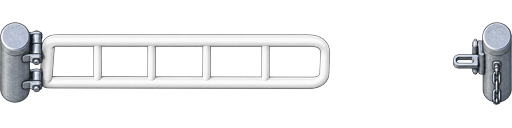
#> input picture tools/fence-art/gate_open_v2.png, 512 x 128 px
$ python fence-sprites.py
#> lines starting #> are read from the running program, lines starting #| are printed output that depends on the picture; after the words box and inside, x2 and y2 are one past the last pixel; in counts of white or black regions, pixels touching at a corner belong together
#!/usr/bin/env python3
"""Pipe swing gates: tools/fence-art/gate_open_v2.png -> public/sprites/fence/ (hinge post, latch
post, and the leaf painted per gate color). Posts are one darker neutral steel; every piece
gets the game's dark toy outline. The lease itself is bermed, not fenced (ART_BIBLE 3):
the berm is drawn in code (src/ui/berm.ts), so there are no rail or corner pieces any more.
Run: python3 tools/fence-sprites.py"""
import os
from PIL import Image, ImageChops, ImageFilter

HERE = os.path.dirname(os.path.abspath(__file__))
SRC = os.path.join(HERE, 'fence-art')
OUT = os.path.join(HERE, '..', 'public', 'sprites', 'fence')
COLORS = {  # kept in sync with :root in style.css
    'red': (0xFF, 0x47, 0x47), 'blue': (0x2F, 0x8B, 0xFF), 'yellow': (0xFF, 0xD2, 0x1F),
    'green': (0x22, 0xC5, 0x5E), 'orange': (0xFF, 0x8A, 0x00), 'purple': (0xA5, 0x5C, 0xFF),
}


OUTLINE = (0x2A, 0x1A, 0x0C)
STEEL = (0x6C, 0x73, 0x7E)  # one darker neutral tone for the hinge and latch posts
PAD = 5  # room round each piece for its outline, source px


def outlined(img: Image.Image) -> Image.Image:
    """The piece with the game's dark toy outline round it (like the trucks), drawn at 3x and
    scaled back so the edge is clean."""
    k = 3
    big = Image.new('RGBA', ((img.width + PAD * 2) * k, (img.height + PAD * 2) * k), (0, 0, 0, 0))
    big.paste(img.resize((img.width * k, img.height * k), Image.Resampling.LANCZOS), (PAD * k, PAD * k))
    solid = big.getchannel('A').point(lambda v: 255 if v > 110 else 0)
    r = 3 * k
    ring = solid.filter(ImageFilter.MaxFilter(r * 2 + 1)).filter(ImageFilter.GaussianBlur(k * 0.4)).point(lambda v: max(0, min(255, (v - 96) * 4)))
    out = Image.new('RGBA', big.size, OUTLINE + (0,))
    out.putalpha(ring)
    out.alpha_composite(big)
    return out.resize((img.width + PAD * 2, img.height + PAD * 2), Image.Resampling.LANCZOS)


def steel(img: Image.Image) -> Image.Image:
    """Posts in one darker neutral steel: the art's light and shade kept, but pulled most of the way
    to a single tone so the hardware sits back and the gate's color reads first."""
    shaded = ImageChops.multiply(img.convert('RGB'), Image.new('RGB', img.size, (150, 156, 168)))
    flat = Image.blend(shaded, Image.new('RGB', img.size, STEEL), 0.55).convert('RGBA')
    flat.putalpha(img.getchannel('A'))
    return flat


def main() -> None:
    os.makedirs(OUT, exist_ok=True)
    # Gate (gate_open_v2): hinge post with its hinges, the leaf (plain white frame, painted per gate
    # color here, same colors as the trucks), and the latch post with its chain.
    gate = Image.open(os.path.join(SRC, 'gate_open_v2.png')).convert('RGBA')
#> gate is the input picture: PIL image 512x128 RGBA; mean R, G, B, A 39.8, 40.4, 41.2, 53.7
    outlined(steel(gate.crop((0, 22, 44, 103)))).save(os.path.join(OUT, 'gate-hinge.webp'), 'WEBP', quality=90, method=6)
#> in steel, `flat.putalpha(img.getchannel('A'))`:
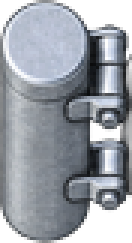
#> img: PIL image 44x81 RGBA (shown 3 times larger); mean R, G, B, A 111, 116.2, 123.9, 207.2; transparent parts drawn white
#> in outlined, `k = 3`: k = 3
#> in outlined, `big = Image.new('RGBA', ((img.width + PAD * 2) * k, (img.height + PAD ..`: big: PIL image 162x273 RGBA; every value is 0
#> in outlined, `big.paste(img.resize((img.width * k, img.height * k), Image.Resampling..`:
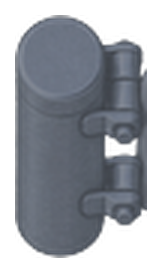
#> big: PIL image 162x273 RGBA; mean R, G, B, A 58.6, 62.9, 70.4, 150.2; transparent parts drawn white
#> in outlined, `solid = big.getchannel('A').point(lambda v: 255 if v > 110 else 0)`:
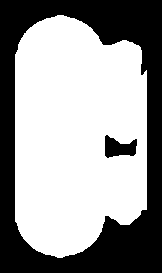
#> solid: PIL image 162x273 L; 60.5% white; 2 black regions, box (x1, y1, x2, y2) and area: (0, 0, 162, 273) 16992, (105, 135, 137, 158) 476
#> in outlined, `r = 3 * k`: r = 9
    outlined(steel(gate.crop((453, 22, 512, 105)))).save(os.path.join(OUT, 'gate-latch.webp'), 'WEBP', quality=90, method=6)
#> in outlined (call 2), `big = Image.new('RGBA', ((img.width + PAD * 2) * k, (img.height + PAD ..`: big: PIL image 207x279 RGBA; every value is 0
#> in outlined (call 2), `solid = big.getchannel('A').point(lambda v: 255 if v > 110 else 0)`: solid: PIL image 207x279 L; 43.1% white; 1 white region, box (x1, y1, x2, y2) and area: (15, 15, 192, 264) 24892
#> in outlined (call 2), `out.putalpha(ring)`:
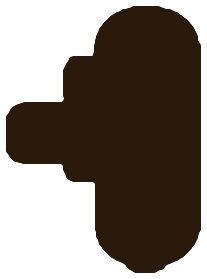
#> out: PIL image 207x279 RGBA; mean R, G, B, A 42, 26, 12, 147.6; transparent parts drawn white
#> in outlined (call 2), `return out.resize((img.width + PAD * 2, img.height + PAD * 2), Image.R..`:
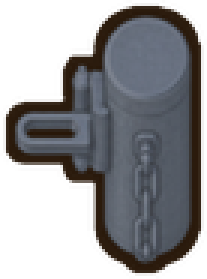
#> returned value: PIL image 69x93 RGBA (shown 3 times larger); mean R, G, B, A 47.3, 46.3, 48.4, 147.6; transparent parts drawn white
    leaf = gate.crop((43, 30, 331, 93))
    # The rails' own shading, lifted so the color stays bright (a plain multiply dulls it).
    shade = leaf.convert('L').point(lambda v: min(255, 150 + v * 105 // 255))
    for name, rgb in COLORS.items():
        painted = ImageChops.multiply(Image.new('RGB', leaf.size, rgb), Image.merge('RGB', [shade] * 3)).convert('RGBA')
        painted.putalpha(leaf.getchannel('A'))
        outlined(painted).save(os.path.join(OUT, f'gate-leaf-{name}.webp'), 'WEBP', quality=90, method=6)
#> this loop made 6 passes
#> pass 1, in outlined (call 3), `ring = solid.filter(ImageFilter.MaxFilter(r * 2 + 1)).filter(ImageFilt..`:
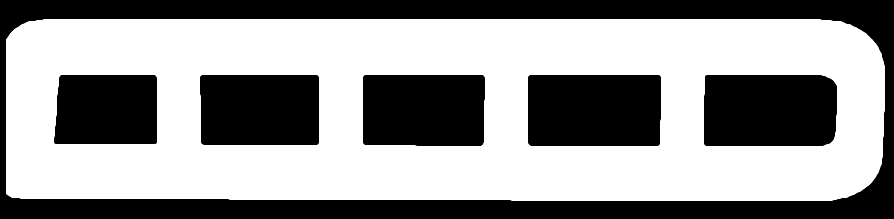
#> ring: PIL image 894x219 L; min 0, max 255, mean 149.9
#> after the loop:
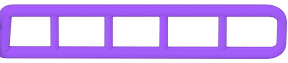
#> painted: PIL image 288x63 RGBA; mean R, G, B, A 124.2, 69, 192.3, 116.3; transparent parts drawn white


if __name__ == '__main__':
    main()
